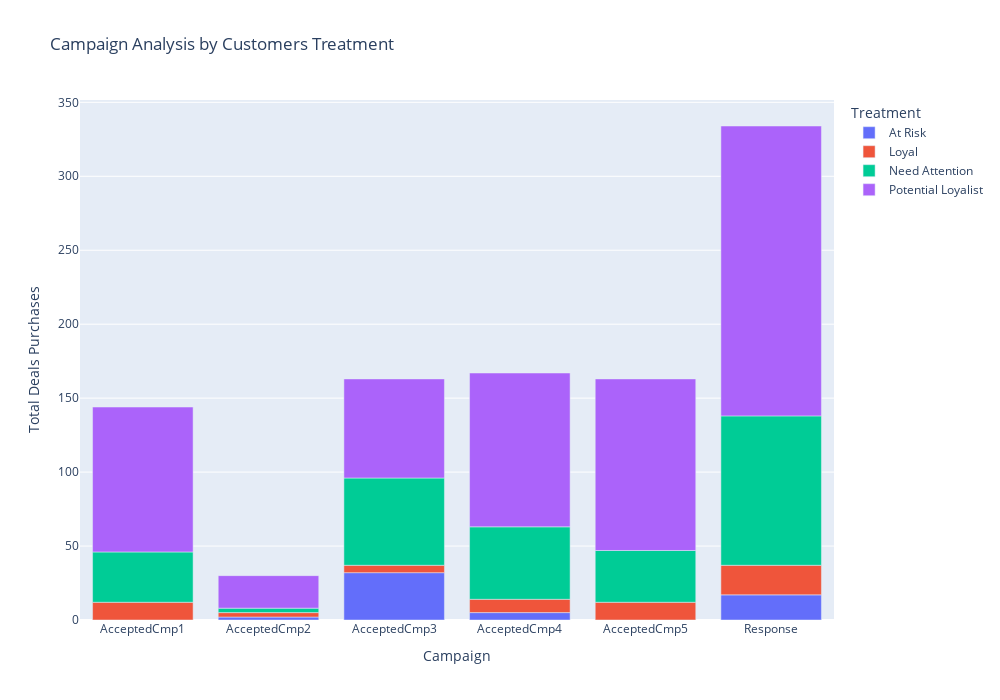

Notebook cell for this chart:
### Markdown cell above
Campaign Analysis by Customers' Label. It compares the total deals/purchases made by customers who accepted different marketing campaigns (Cmp1 to Cmp5) and a response group, segmented by the type of customer treatment.

Here's a breakdown of what the chart indicates:

- *AcceptedCmp1 to AcceptedCmp5*: These are likely different marketing campaigns that customers could accept. For each campaign, there is a corresponding bar showing the distribution of spending among four types of customers: At Risk, Loyal, Need Attention, and Potential Loyalist.
  
- *Response*: This seems to represent a control or comparison group, showing the spending distribution of the same four types of customers but without specific reference to a campaign.

Insights that can be drawn from the graph include:

1. *Campaign 5 (AcceptedCmp5)* seems to have the most significant total spending, suggesting it was the most successful in terms of revenue.

2. *Potential Loyalist* customers contribute a substantial portion of the spending across all campaigns, indicating their importance to the overall sales.

3. *Loyal* customers have a consistent spending pattern across campaigns, suggesting steady revenue from this group.

4. *At Risk* and *Need Attention* customers contribute less to total spending, with At Risk customers contributing the least. This could indicate an area where customer engagement strategies could be improved.

5. The *Response* category shows a significant amount of spending from Potential Loyalist customers, which might indicate the effectiveness of general marketing efforts or customer service.

To improve the campaigns, focusing on strategies to convert Potential Loyalists into Loyal customers might be beneficial. Additionally, developing targeted approaches to increase engagement and spending among At Risk and Need Attention customers could be worth exploring.

### Code cell
# Choosing columns to show in the bar chart
Campaign = ['AcceptedCmp1', 'AcceptedCmp2', 'AcceptedCmp3', 'AcceptedCmp4', 'AcceptedCmp5', 'Response']

# Grouping columns
supermarket_table = supermarket.groupby('Treatment')[Campaign].sum().reset_index()

# Melt DataFrame 
df_melted = pd.melt(supermarket_table, id_vars=['Treatment'], value_vars=Campaign, var_name='Campaign', value_name='NumDealsPurchases')

# Make bar chart using Plotly Express
fig = px.bar(df_melted, x='Campaign', y='NumDealsPurchases', color='Treatment',
             title="Campaign Analysis by Customers Treatment",
             width=1000, height=700)

fig.update_layout(
    xaxis_title='Campaign',
    yaxis_title='Total Deals Purchases',
    legend_title='Treatment'
)

fig.show()

### Figure 1 — Plotly figure (JSON) as saved in the notebook; plotly's stock layout.template omitted (floating-point values rounded to 4 significant figures)
{"data": [{"alignmentgroup": "True", "hovertemplate": "Treatment=At Risk<br>Campaign=%{x}<br>NumDealsPurchases=%{y}<extra></extra>", "legendgroup": "At Risk", "marker": {"color": "#636efa", "pattern": {"shape": ""}}, "name": "At Risk", "offsetgroup": "At Risk", "orientation": "v", "showlegend": true, "textposition": "auto", "type": "bar", "x": ["AcceptedCmp1", "AcceptedCmp2", "AcceptedCmp3", "AcceptedCmp4", "AcceptedCmp5", "Response"], "xaxis": "x", "y": [0, 2, 32, 5, 0, 17], "yaxis": "y"}, {"alignmentgroup": "True", "hovertemplate": "Treatment=Loyal<br>Campaign=%{x}<br>NumDealsPurchases=%{y}<extra></extra>", "legendgroup": "Loyal", "marker": {"color": "#EF553B", "pattern": {"shape": ""}}, "name": "Loyal", "offsetgroup": "Loyal", "orientation": "v", "showlegend": true, "textposition": "auto", "type": "bar", "x": ["AcceptedCmp1", "AcceptedCmp2", "AcceptedCmp3", "AcceptedCmp4", "AcceptedCmp5", "Response"], "xaxis": "x", "y": [12, 3, 5, 9, 12, 20], "yaxis": "y"}, {"alignmentgroup": "True", "hovertemplate": "Treatment=Need Attention<br>Campaign=%{x}<br>NumDealsPurchases=%{y}<extra></extra>", "legendgroup": "Need Attention", "marker": {"color": "#00cc96", "pattern": {"shape": ""}}, "name": "Need Attention", "offsetgroup": "Need Attention", "orientation": "v", "showlegend": true, "textposition": "auto", "type": "bar", "x": ["AcceptedCmp1", "AcceptedCmp2", "AcceptedCmp3", "AcceptedCmp4", "AcceptedCmp5", "Response"], "xaxis": "x", "y": [34, 3, 59, 49, 35, 101], "yaxis": "y"}, {"alignmentgroup": "True", "hovertemplate": "Treatment=Potential Loyalist<br>Campaign=%{x}<br>NumDealsPurchases=%{y}<extra></extra>", "legendgroup": "Potential Loyalist", "marker": {"color": "#ab63fa", "pattern": {"shape": ""}}, "name": "Potential Loyalist", "offsetgroup": "Potential Loyalist", "orientation": "v", "showlegend": true, "textposition": "auto", "type": "bar", "x": ["AcceptedCmp1", "AcceptedCmp2", "AcceptedCmp3", "AcceptedCmp4", "AcceptedCmp5", "Response"], "xaxis": "x", "y": [98, 22, 67, 104, 116, 196], "yaxis": "y"}], "layout": {"barmode": "relative", "height": 700, "legend": {"title": {"text": "Treatment"}, "tracegroupgap": 0}, "title": {"text": "Campaign Analysis by Customers Treatment"}, "width": 1000, "xaxis": {"anchor": "y", "domain": [0, 1], "title": {"text": "Campaign"}}, "yaxis": {"anchor": "x", "domain": [0, 1], "title": {"text": "Total Deals Purchases"}}}}
